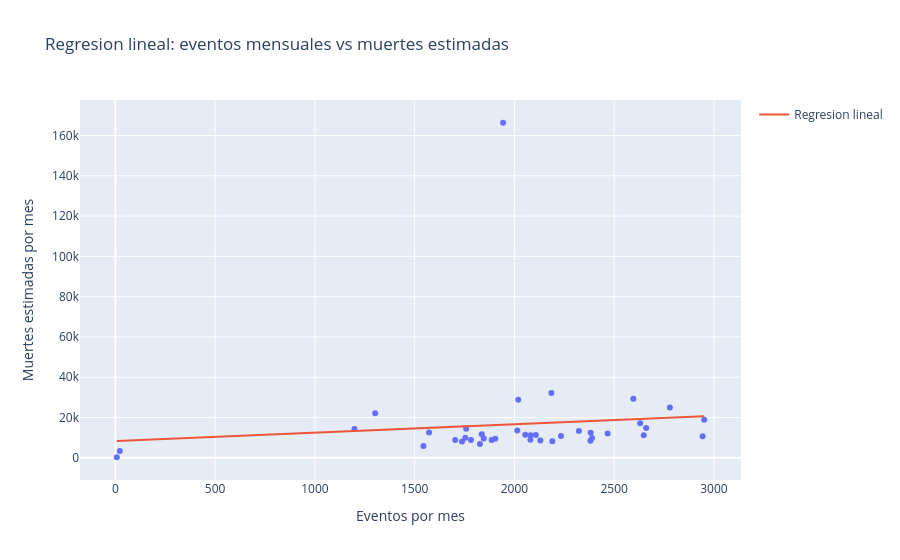

Source (notebook cell):
### Code cell
x = global_monthly["events"].to_numpy(dtype=float)
y_hat = regression_metrics["intercept"] + regression_metrics["slope"] * x

fig = px.scatter(
    global_monthly,
    x="events",
    y="fatalities_best",
    hover_data=["event_month"],
    title="Regresion lineal: eventos mensuales vs muertes estimadas",
    labels={"events": "Eventos por mes", "fatalities_best": "Muertes estimadas por mes"},
)
fig.add_scatter(x=global_monthly["events"], y=y_hat, mode="lines", name="Regresion lineal")
fig.show()

print(f"Pendiente: {regression_metrics['slope']:.2f}")
print(f"R2: {regression_metrics['r2']:.3f}")
print(f"RMSE: {regression_metrics['rmse']:.0f}")
